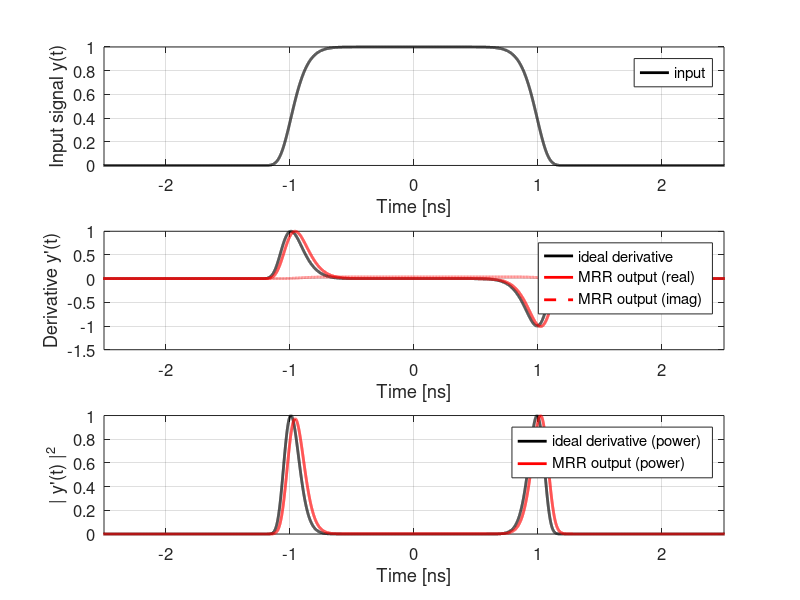
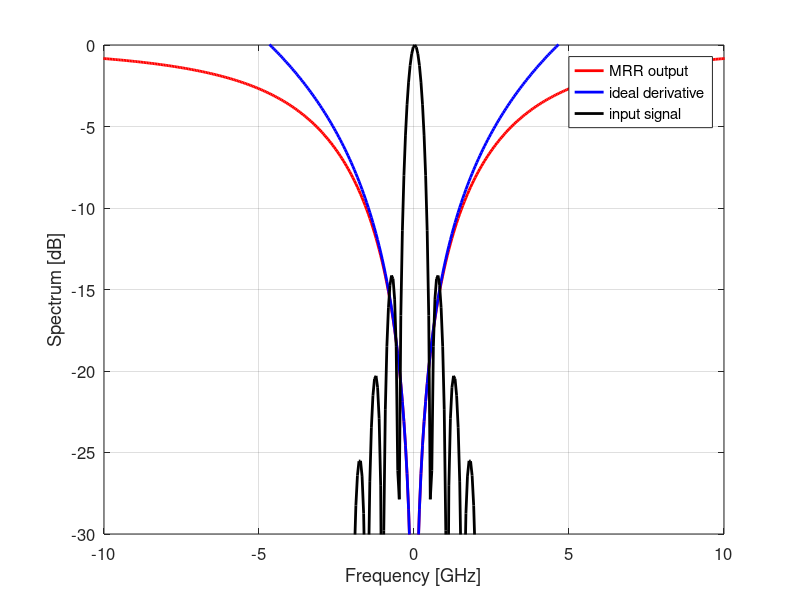

These charts were generated, in order, by the following MATLAB code:
close all
clear all 

N=1e5;
tspan = [-10e-9 10e-9];
t=linspace(min(tspan),max(tspan),N);


%Banda del microring
B_MRR=10e9;%

A=1e10; %time scaling parameter  
in = exp(-((.1*A*t)).^12); Mx=4 %[2ns] 
%in = exp(-((1*A*t)).^12); Mx=20 %[0.2ns]
%in = exp(-((10*A*t)).^12); Mx=200  %[0.02ns]
%in = (A*t).^3.*exp(-((.1*A*t)).^2).*cos(.3*(A*t))+(A*t).^3.*exp(-((.1*A*t)).^2).*cos(.05*(2*A*t)+pi/2) ;Mx=2;

x_min=min(tspan)*1e9/Mx;
x_max=max(tspan)*1e9/Mx;

% Numerical  differentiation
y=gradient(in,A*t);

% Plot the result
figure(1);
subplot(311);hold on;grid on;box on;plot(t*1e9, in./max(in),'k','LineWidth',2)
xlabel('Time [ns]')
ylabel('Input signal y(t)')
xlim([x_min x_max])
set(gca,'fontsize',12)
legend('input')
subplot(312);hold on;grid on;box on;plot(t*1e9, y./max(y),'k','LineWidth',2)
xlabel('Time [ns]')
ylabel('Derivative y''(t)')
xlim([x_min x_max])
set(gca,'fontsize',12)
subplot(313);hold on;grid on;box on;plot(t*1e9, abs(y./max(y)).^2,'k','LineWidth',2)
xlabel('Time [ns]')
ylabel('| y''(t) |^2')
xlim([x_min x_max])
set(gca,'fontsize',12)

% Implementing the differentiator with a microring resonator
%k_ring=k*A;

tau_c=1/(pi*B_MRR);  %cavity life time of the RR
R=100e-6;   %radius of the MRR
L_ring=2*pi*R;
c=3e8;
neff=2.4;   %effective index of the MRR waveguide
tau=L_ring/(c/neff);  %round trip time 
tau_n=tau_c/tau;
r=sqrt(tau_n/(1+tau_n));  % copling coefficient of the directional coupler of the MRR 

time=t;
dt=time(2)-time(1);
in_ring = in;
IN_ring=fftshift(fft(in_ring));

Df=linspace(-1/(2*dt),1/(2*dt),N);
beta=2*pi*Df/c*neff;
phi=0;%pi/100; %round trip phase detuning
gamma=r;%r*0.98;  %critical coupling 
H_through=(r-gamma*exp(-j*beta*L_ring+j*phi))./(1-r*gamma*exp(-j*beta*L_ring+j*phi)); %frequency domain description of the MRR
H_diff=j*r./(1-r^2)*tau*2*pi*Df.*exp(-j*tau*2*pi*Df/2); %frequency domain descritpion of the differentiator

Out_ring=IN_ring.*H_through;
Out_diff=IN_ring.*H_diff;

out_ring=ifft(fftshift(Out_ring));
out_diff=ifft(fftshift(Out_diff));

figure;hold on;box on;grid on
plot(Df/1e9,10*log10(abs(H_through./max(abs(H_through))).^2),'r','LineWidth',2)
plot(Df/1e9,10*log10(abs(H_diff./max(1)).^2),'b','LineWidth',2)
plot(Df/1e9,10*log10(abs(IN_ring./max(abs(IN_ring))).^2),'k','LineWidth',2)
legend('MRR output','ideal derivative', 'input signal')
set(gca,'fontsize',12)
ylim([-30 0])
xlim([-10 10])
xlabel('Frequency [GHz]')
ylabel('Spectrum [dB]')

figure(1);
subplot(312);hold on;grid on; box on;plot(time*1e9, real(out_ring)./max(real(out_ring)),'r','LineWidth',2)
subplot(312);hold on;grid on; box on;plot(time*1e9, imag(out_ring)./max(real(out_ring)),'r--','LineWidth',2)
set(gca,'fontsize',12)
legend('ideal derivative','MRR output (real)','MRR output (imag)')
subplot(313);hold on;grid on; box on;plot(time*1e9, (abs(out_ring)./max(abs(out_ring))).^2,'r','LineWidth',2)
set(gca,'fontsize',12)
legend('ideal derivative (power)','MRR output (power)')
